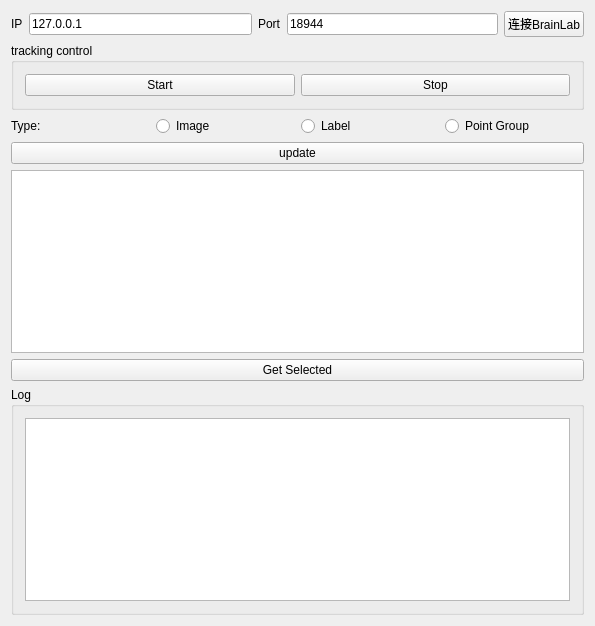
<?xml version="1.0" encoding="UTF-8"?>
<ui version="4.0">
 <class>VisualIGTLinkClientWidget</class>
 <widget class="QWidget" name="VisualIGTLinkClientWidget">
  <property name="geometry">
   <rect>
    <x>0</x>
    <y>0</y>
    <width>595</width>
    <height>626</height>
   </rect>
  </property>
  <property name="windowTitle">
   <string>IGTLinkClinet</string>
  </property>
  <layout class="QVBoxLayout" name="verticalLayout_2">
   <item>
    <layout class="QHBoxLayout" name="horizontalLayout_3">
     <item>
      <layout class="QHBoxLayout" name="horizontalLayout">
       <item>
        <widget class="QLabel" name="label">
         <property name="text">
          <string>IP</string>
         </property>
        </widget>
       </item>
       <item>
        <widget class="QLineEdit" name="ipLEdit">
         <property name="text">
          <string>127.0.0.1</string>
         </property>
        </widget>
       </item>
      </layout>
     </item>
     <item>
      <layout class="QHBoxLayout" name="horizontalLayout_2">
       <item>
        <widget class="QLabel" name="label_2">
         <property name="text">
          <string>Port</string>
         </property>
        </widget>
       </item>
       <item>
        <widget class="QLineEdit" name="portLEdit">
         <property name="text">
          <string>18944</string>
         </property>
        </widget>
       </item>
      </layout>
     </item>
     <item>
      <widget class="QPushButton" name="connectBtn">
       <property name="text">
        <string>连接BrainLab</string>
       </property>
      </widget>
     </item>
    </layout>
   </item>
   <item>
    <widget class="QGroupBox" name="groupBox_2">
     <property name="title">
      <string>tracking control</string>
     </property>
     <layout class="QHBoxLayout" name="horizontalLayout_5">
      <item>
       <widget class="QPushButton" name="startBtn">
        <property name="text">
         <string>Start</string>
        </property>
       </widget>
      </item>
      <item>
       <widget class="QPushButton" name="stopBtn">
        <property name="text">
         <string>Stop</string>
        </property>
       </widget>
      </item>
     </layout>
    </widget>
   </item>
   <item>
    <layout class="QHBoxLayout" name="horizontalLayout_4">
     <item>
      <widget class="QLabel" name="label_3">
       <property name="text">
        <string>Type:</string>
       </property>
      </widget>
     </item>
     <item>
      <widget class="QRadioButton" name="typeImageRBtn">
       <property name="text">
        <string>Image</string>
       </property>
      </widget>
     </item>
     <item>
      <widget class="QRadioButton" name="typeLabelRBtn">
       <property name="text">
        <string>Label</string>
       </property>
      </widget>
     </item>
     <item>
      <widget class="QRadioButton" name="typePointRBtn">
       <property name="text">
        <string>Point Group</string>
       </property>
      </widget>
     </item>
    </layout>
   </item>
   <item>
    <widget class="QPushButton" name="updateBtn">
     <property name="text">
      <string>update</string>
     </property>
    </widget>
   </item>
   <item>
    <widget class="QTableWidget" name="tableWidget"/>
   </item>
   <item>
    <widget class="QPushButton" name="getSelectedItemBtn">
     <property name="text">
      <string>Get Selected</string>
     </property>
    </widget>
   </item>
   <item>
    <widget class="QGroupBox" name="groupBox">
     <property name="title">
      <string>Log</string>
     </property>
     <layout class="QVBoxLayout" name="verticalLayout">
      <item>
       <widget class="QTextEdit" name="logEdit"/>
      </item>
     </layout>
    </widget>
   </item>
  </layout>
 </widget>
 <layoutdefault spacing="6" margin="11"/>
 <resources>
  <include location="IGTLinkClinet.qrc"/>
 </resources>
 <connections/>
</ui>
